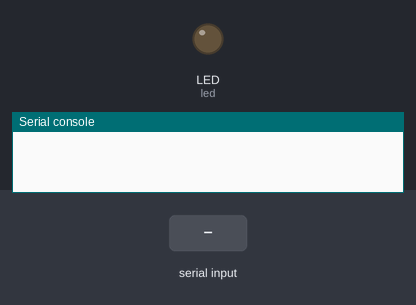
Recording of a program running on a simulated CircuitPython board. Shown: output pins drawn as LEDs (lit = HIGH), the last lines printed to the serial console. The inputs (shaded band) are chosen by the test bench.

Above: at 1.2 s.
1.3 s: "gateway1/rx/led_off\n" received over the second serial link
At 2.0 s:
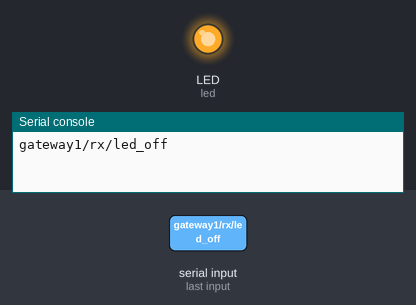
2.8 s: "gateway1/rx/led_on\n" received over the second serial link
At 3.2 s:
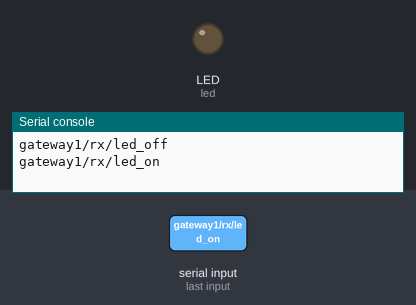
Timing chart, 0 to 5.8 s (numbered marks = the images above; inputs shaded):
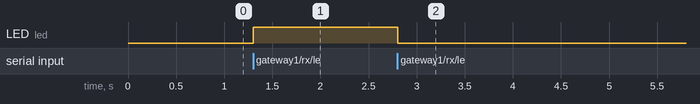

Measured:
- after the input at 1.3 s, LED (led): LOW → HIGH at once
- after the input at 2.8 s, LED (led): HIGH → LOW at once

The program:

code.py
```python
import board
import busio
import time
import usini_modem
import digitalio

led = digitalio.DigitalInOut(board.LED)
led.direction = digitalio.Direction.OUTPUT
modem = usini_modem.Network()

while True:
    data = modem.receive()
    if data is not None:
        print(data)
    if data == "gateway1/rx/led_on":
        led.value = False
    if data == "gateway1/rx/led_off":
        led.value = True
```

usini_modem.py
```python
import board
import busio
import digitalio
import time

class Network:
    def __init__(self, tx=board.TX, rx=board.RX, baudrate=115200):
        self.uart = uart = busio.UART(tx, rx, baudrate=115200)

    def send(self, message, ack=True):
        message = message + "\r\n"
        self.uart.write(bytes(message, 'utf-8'))
        if ack is True:
            data = self.receive()
            if data == "AT+OK":
                return True
            else :
                return False

    def receive(self):
        data = self.uart.readline()
        if data is not None:
            data = ''.join([chr(b) for b in data]).strip()
        return data
```
